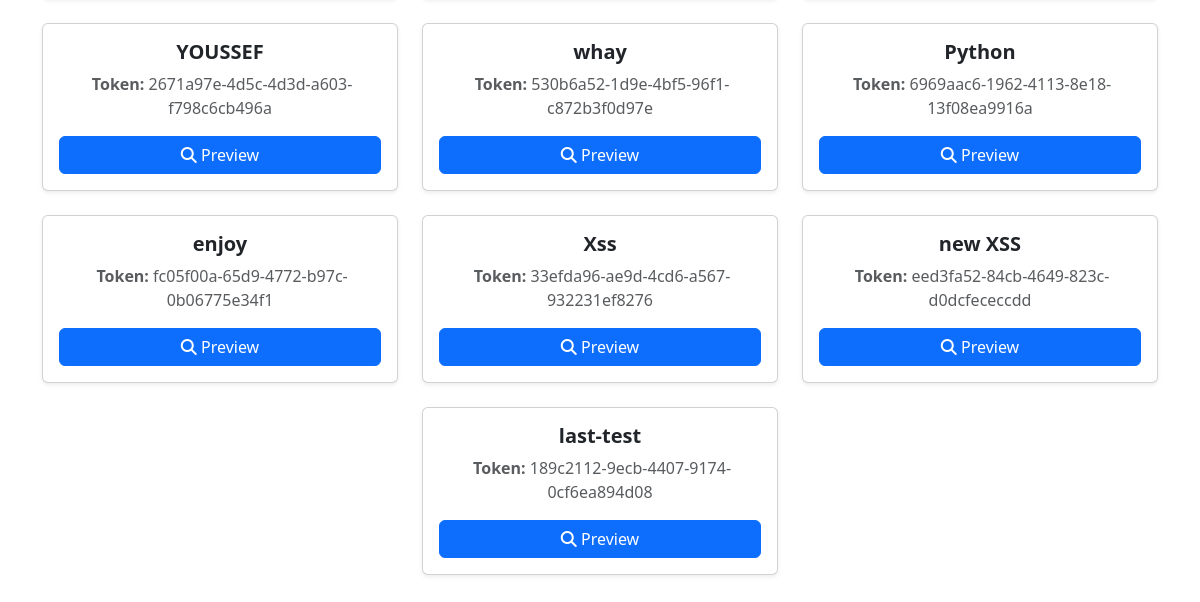
The page /past (signed in, lower part) on the database as committed earlier.
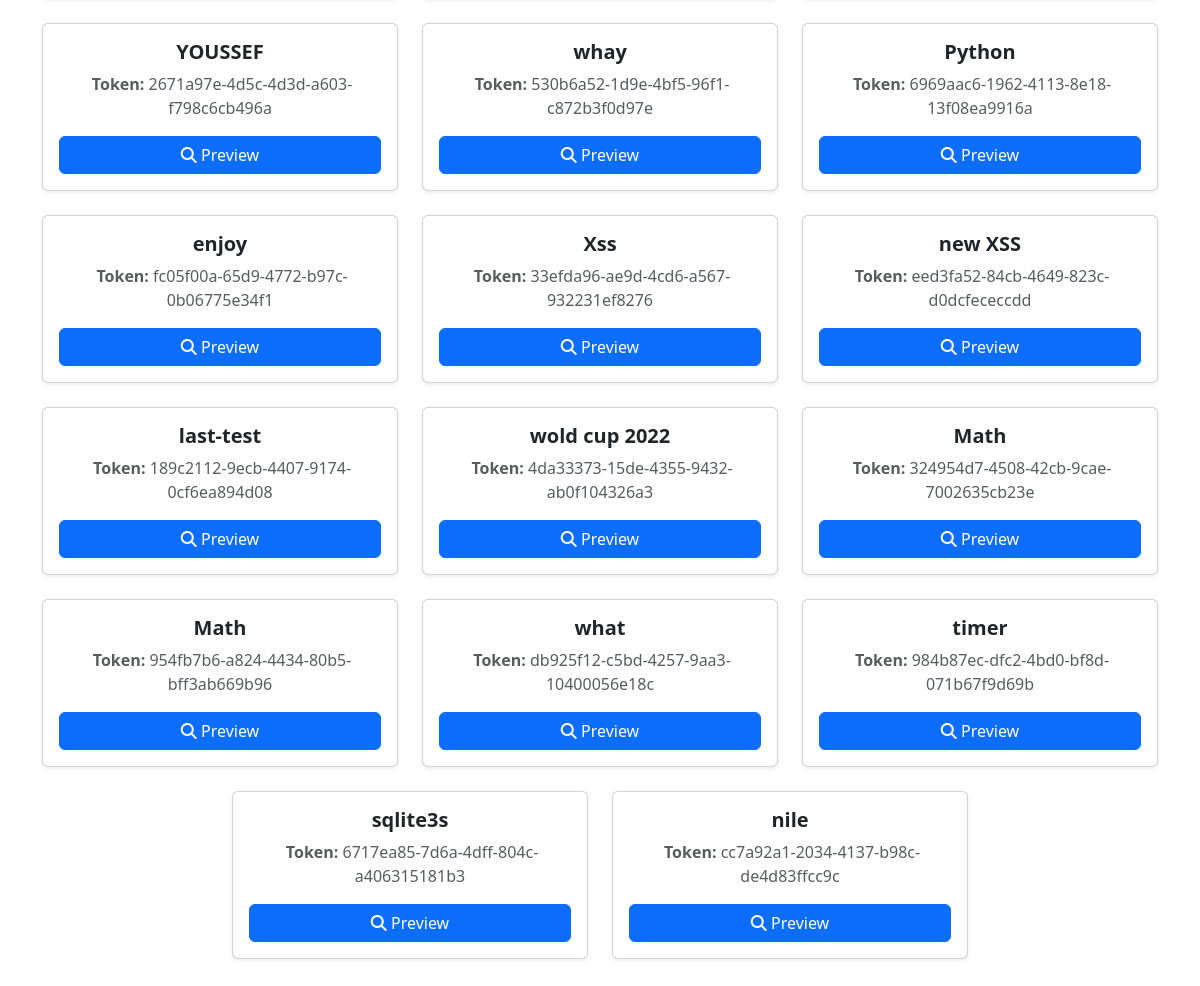
The same page on the database as committed later.
### tables this page shows
CREATE TABLE exams (
    id INTEGER PRIMARY KEY AUTOINCREMENT,
    name TEXT NOT NULL,
    created_by INTEGER NOT NULL,
    time_limit INTEGER, token TEXT, -- بالدقايق
    FOREIGN KEY (created_by) REFERENCES users(id)
);

### app.py (the view)
@app.route("/past", methods=["GET", "POST"])
@login_required
@teacher_required
def past():
    exam = query_db("SELECT * FROM exams WHERE created_by = ?", (session["user_id"],))
    return render_template("past.html", exam=exam)

### app.py (called while the page is built)
def query_db(query, args=(), one=False, commit=False):
    db = get_db()
    cur = db.execute(query, args)
    if commit:
        db.commit()
        return None
    rv = cur.fetchall()
    return (rv[0] if rv else None) if one else rv

### helpers.py (called while the page is built)
def get_db():
    if "db" not in g:
        g.db = sqlite3.connect(db_path)
        g.db.row_factory = sqlite3.Row
    return g.db

def login_required(f):
    @wraps(f)
    def decorated_function(*args, **kwargs):
        if session.get("user_id") is None:
            return redirect("/login")
        return f(*args, **kwargs)
    return decorated_function

def teacher_required(f):
    @wraps(f)
    def decorated_function(*args, **kwargs):
        db = get_db()
        who = db.execute(
            "SELECT role FROM users WHERE id = ?",
            (session.get("user_id"),)
        ).fetchone()
        if not who:
            return redirect("/login")
        if who["role"].lower() == "student":
            return redirect("/index")
        return f(*args, **kwargs)
    return decorated_function

### templates/past.html (shortened to what this page needs)
{% extends "layout.html" %}
{% block main %}
<div class="container py-5">
  {% if exam|length == 0 %}
  <div class="alert alert-info text-center" role="alert">
    No past exams found. Create a new one to get started! 🚀
  </div>
  {% else %}
  <div class="row justify-content-center">
    {% for i in exam %}
    <div class="col-md-4 col-sm-6 mb-4">
      <div class="card shadow-sm h-100 rounded">
        <div class="card-body text-center">
          <h5 class="card-title fw-bold">{{ i.name }}</h5>
          <p class="card-text text-muted">
            <strong> Token:</strong> {{ i.token }}
          </p>
          <a href="/exam/preview/{{ i.token }}" class="btn btn-primary w-100">
            <i class="fa-solid fa-magnifying-glass"></i> Preview
          </a>
        </div>
      </div>
    </div>
    {% endfor %}
  </div>
  {% endif %}
</div>
{% endblock %}

### templates/layout.html (shortened to what this page needs)
<!DOCTYPE html>
<html lang="en">
<head>
      <link
        rel="stylesheet"
        href="https://site-assets.fontawesome.com/releases/v6.7.2/css/all.css"
      >
      <link
        rel="stylesheet"
        href="https://site-assets.fontawesome.com/releases/v6.7.2/css/sharp-solid.css"
      >
      <link
        rel="stylesheet"
        href="https://site-assets.fontawesome.com/releases/v6.7.2/css/sharp-regular.css"
      >
      <link
        rel="stylesheet"
        href="https://site-assets.fontawesome.com/releases/v6.7.2/css/sharp-light.css"
      >
      <link
        rel="stylesheet"
        href="https://site-assets.fontawesome.com/releases/v6.7.2/css/duotone.css"
      />
      <link
        rel="stylesheet"
        href="https://site-assets.fontawesome.com/releases/v6.7.2/css/brands.css"
      />
      <link href="https://cdn.jsdelivr.net/npm/bootstrap@5.3.0/dist/css/bootstrap.min.css" rel="stylesheet">
      <link rel="stylesheet" href="https://cdnjs.cloudflare.com/ajax/libs/animate.css/4.1.1/animate.min.css"/>
</head>
<body>
    <main class="mt-4">
        {% block main %}{% endblock %}
    </main>
</body>
</html>

Rows that differ between the two databases and show on the page:
added exams: name "wold cup 2022", token "4da33373-15de-4355-9432-ab0f104326a3"
added exams: name "Math", token "324954d7-4508-42cb-9cae-7002635cb23e"
added exams: name "Math", token "954fb7b6-a824-4434-80b5-bff3ab669b96"
added exams: name "what", token "db925f12-c5bd-4257-9aa3-10400056e18c"
added exams: name "timer", token "984b87ec-dfc2-4bd0-bf8d-071b67f9d69b"
added exams: name "sqlite3s", token "6717ea85-7d6a-4dff-804c-a406315181b3"
added exams: name "nile", token "cc7a92a1-2034-4137-b98c-de4d83ffcc9c"
